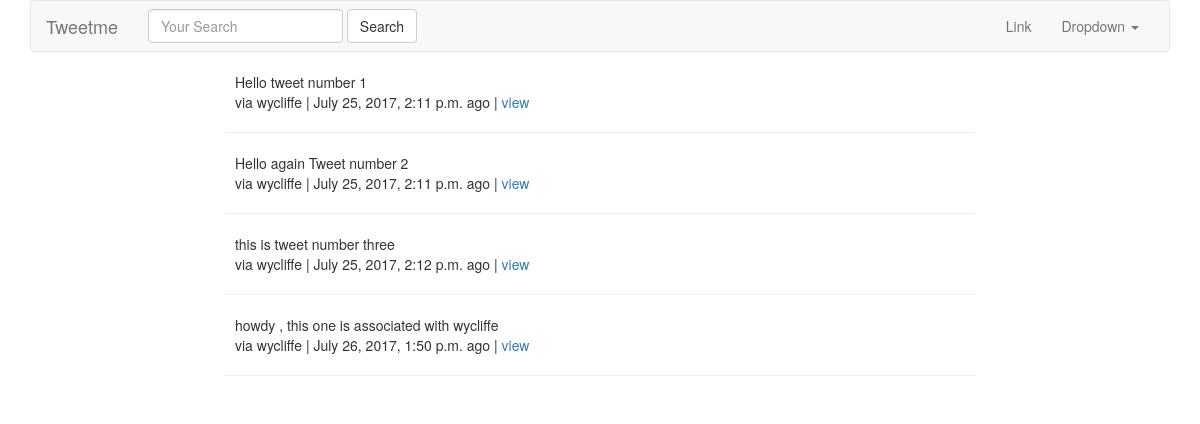
The app's page /tweet/, older data.
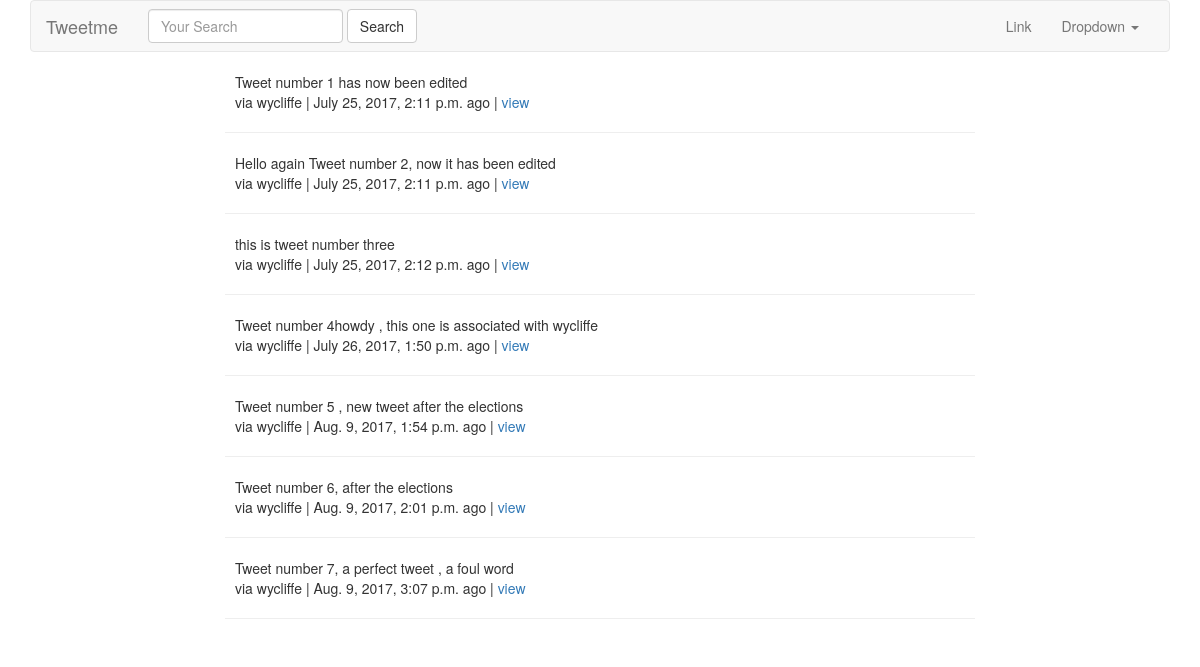
The same page, newer data.
### tweets/models.py (models this page shows, shortened)
class Tweet(models.Model):
	user = models.ForeignKey(settings.AUTH_USER_MODEL, default=1) #id of 1.  Associating with the user.
	content	= models.CharField(max_length = 140 , validators=[validate_content])
	updated = models.DateTimeField(auto_now = True) # Read a little more of the documentation.
	timestamp = models.DateTimeField(auto_now_add = True)
	def __str__(self):
		return str(self.id)

### tweets/views.py (the view)
class TweetListView(ListView):
	def get_queryset(self,*args,**kwargs):
		qs = Tweet.objects.all()
		print(self.request.GET)
		query =self.request.GET.get("q", None)
		if query is not None:
			qs = qs.filter(
				Q(content__icontains=query)|
				Q(user__username__icontains=query)
				)
		return qs
	def get_context_data(self, *args,**kwargs):
		context = super(TweetListView, self).get_context_data(*args, **kwargs)
		print(context)
		return context

### tweets/templates/tweets/tweet_list.html (shortened to what this page needs)
{% extends "base.html" %}
{% block content %}
	<div class="row">
		<div class="col-sm-8 col-sm-offset-2">
		{%for obj in object_list%}
			<div class="media">
			  <div class="media-left">
			  </div>
			  <div class="media-body">
		    {{ obj.content }} <br/>
		    via {{ obj.user }} | {{ obj.timestamp }} ago | <a href="{{ object.get_absolute_url }}"> view </a>
		  	  </div>
			</div>
		    <hr>
		{% empty %}
			{% if request.GET.q %}
		     <p>No tweets found </p>
		  	{% else %}
			<p>No tweets yet </p>
			{% endif %}
		{% endfor %}
	    </div>
    </div>
{% endblock content %}

### templates/base.html (shortened to what this page needs)
{% load static %}
<!DOCTYPE html>
<html lang="en">
  <head>
    <link href="{% static 'css/bootstrap.min.css' %}" rel="stylesheet">
  </head>
  <body>
    <div class="container">
      {% include "navbar.html" %}
      {% block content %} {% endblock content %}
    </div>
  </body>
</html>

### templates/navbar.html (shortened to what this page needs)
<nav class="navbar navbar-default">
  <div class="container-fluid">
    <div class="navbar-header">
      <a class="navbar-brand" href="{%url 'home'%}">Tweetme</a>
    </div>
    <div class="collapse navbar-collapse" id="bs-example-navbar-collapse-1">
      {% include "tweets/search_form.html" %}
      <ul class="nav navbar-nav navbar-right">
        <li><a href="#">Link</a></li>
        <li class="dropdown">
          <a href="#" class="dropdown-toggle" data-toggle="dropdown" role="button" aria-haspopup="true" aria-expanded="false">Dropdown <span class="caret"></span></a>
        </li>
      </ul>
    </div>
  </div>
</nav>

### tweets/templates/tweets/search_form.html
<form  class="navbar-form navbar-left" method="GET" action='{% url "tweet:list" %}'>
 	<div class="form-group">
		<input class="form-control" type="text"  name="q" placeholder="Your Search " value='{{ request.GET.q }}'>
	</div>
	<input class="btn btn-default" type="submit" value="Search">
</form>

Row changes from the older to the newer data that the page shows:
changed Tweet: content "Hello tweet number 1" → "Tweet number 1 has now been edited"
changed Tweet: content "Hello again Tweet number 2" → "Hello again Tweet number 2, now it has been edited"
changed Tweet: content "howdy , this one is associated with wycliffe" → "Tweet number 4howdy , this one is associated with wycliffe"
added Tweet: content "Tweet number 5 , new tweet after the elections", user "wycliffe", timestamp "Aug. 9, 2017, 1:54 p.m."
added Tweet: content "Tweet number 6, after the elections", user "wycliffe", timestamp "Aug. 9, 2017, 2:01 p.m."
added Tweet: content "Tweet number 7, a perfect tweet , a foul word", user "wycliffe", timestamp "Aug. 9, 2017, 3:07 p.m."
